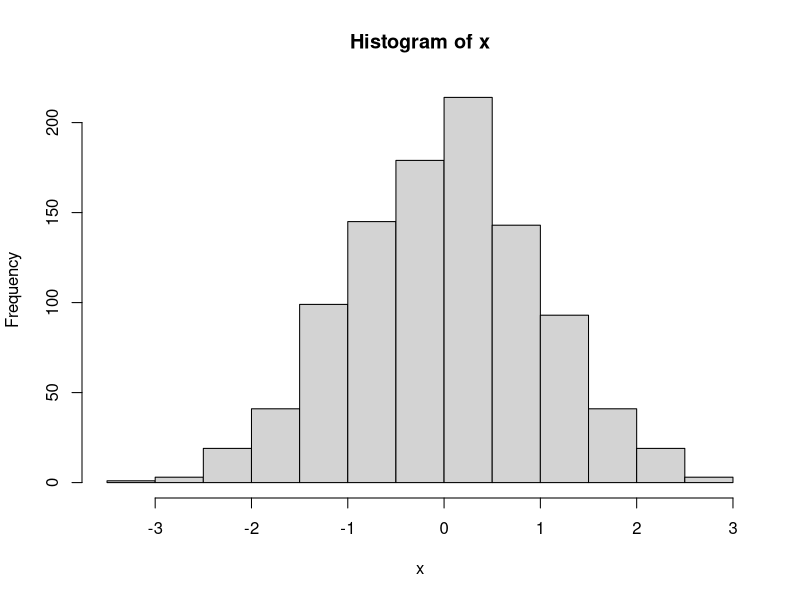

Reproduce this figure in R.
# MONTE CARLO SIMULATION

# this section considers simulation in a monte carlo setup.
# firs we consider some basics. R has many built in functions to draw random samples
# from well-known distributions:
# Normal:   rnorm()
# Uniform:  runif()
# Gamma:    rgamma()
# and so forth. in each of these functions you would need to specify at least:

# 1. Number of samples
# 2. Paramater values

# all of these functions have default values set, for example rnorm() assumes
# a mean of 0 and sd of 1


# Lets simulate a bunch of random observations where X~N(0,1):

x<-rnorm(n=1000)

#we can now investigate whether x is roughly normally distributed (which we know it is),
# by plotting a histogram thereof:

hist(x)

#notice, the graph roughly resembles a normal curve. lets investigate further:

mean(x)
sd(x)

# notice the above is close to the actual values of 0 and 1!


#------------------------- DRAWING RANDOM NUMBERS----------------

# to generate a random number between 0 and 1, you can use the runif() function with bounds
# of 0 and 1 (the default).

x<-runif(n=1000)

# Now lets simulate a coin being flipped! We have a random number between 0 and 1. So lets
# say if that value is <0.5, then it is heads, and if >0.5 then tails. and lets count them:

n_heads<-0
n_tails<-0

for( i in 1:length(x)){
  if(x[i]<=0.5){
    n_heads<- n_heads+1
  }
  if( x[i] >0.5){
    n_tails<-n_tails+1
  }
}

# notice in the above that the values are almost equal to another, that is because
# we allowed a 50/50 split between [0,1]

# suppose we want to simulate a biased coin, which gives head 70% of the time, and tails
# 30%

n_heads<-0
n_tails<-0

for( i in 1:length(x)){
  if(x[i]<=0.7){
    n_heads<- n_heads+1
  }
  if(x[i]>0.7){
    n_tails<-n_tails+1
  }
}

# Notcie now you have a roughly a 70/30 split between heads and tails